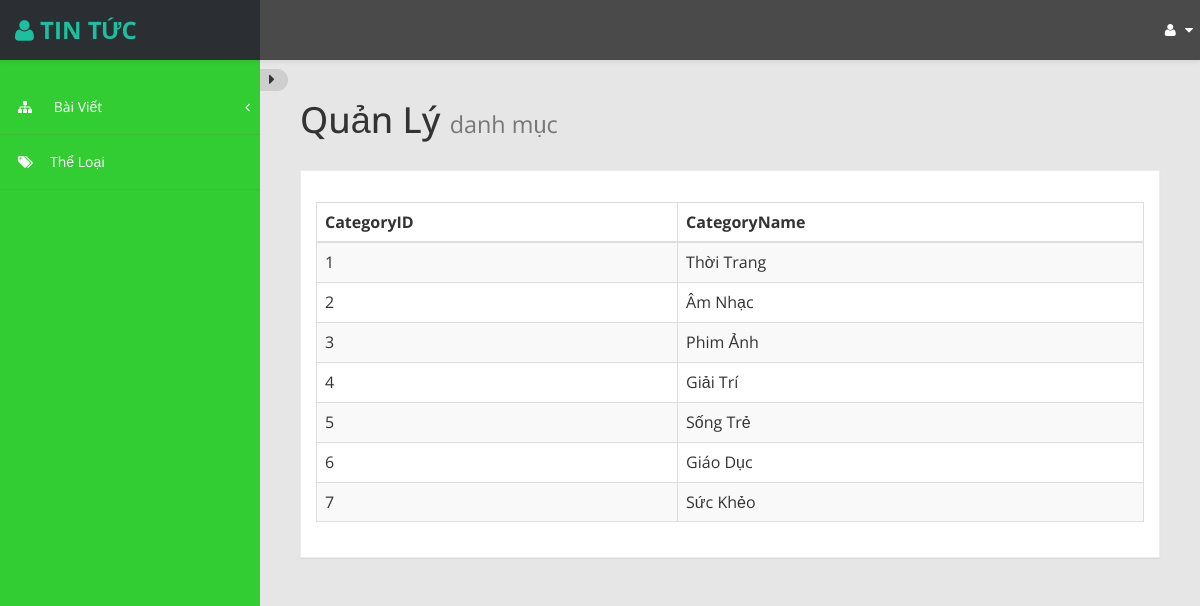
/admin/index.php?ADpage=QL-TL (signed in), run on the app's committed database.
### tables this page shows
CREATE TABLE `categories` (
  `CategoryID` int(255) NOT NULL,
  `CategoryName` varchar(100) NOT NULL
);

### admin/function.php (called while the page is built, shortened)
<?php
	function Them_bv_theloai()
	{
		global $db;
		$query='select * from categories order by CategoryID ASC';
		$statement=$db->prepare($query);
		$statement->execute();
		return $statement;
	}
?>

### admin/include/TheLoai/QL-TL.php (the view, shortened to what this page needs)
<div class="row">
                    <div class="col-md-12">
                        <h1 class="page-header">
                            Quản Lý <small>danh mục</small>
                        </h1>
                    </div>
</div>
<div class="row">
                <div class="col-md-12">
                    <div class="panel panel-default">
                        <div class="panel-heading">
                        </div>
                        <div class="panel-body">
                            <div class="table-responsive">
                                <table class="table table-striped table-bordered table-hover" >
                                    <thead>
                                        <tr>
                                            <th>CategoryID</th>
                                            <th>CategoryName</th>
                                        </tr>
                                    </thead>
                                    <tbody>
                                    	<?php
                                        	$them_bv_theloai=them_bv_theloai();
											foreach($them_bv_theloai as $row)
											{	if($_SESSION['quyenhan']=='1'){
													echo "
														<tr class='gradeU'>
															<td>".$row['CategoryID']."</td>
															<td>".$row['CategoryName']."</td>
															<td><a href='?ADpage=Sua-TL&&CategoryID=".$row['CategoryID']."'>edit</a></td>
															<td><a href='?ADpage=Xoa-TL&&CategoryID=".$row['CategoryID']."' onclick='return deleteAction();'>delete</a></td>
														</tr>
													";
												}
												else
													{
														echo "
														<tr class='gradeU'>
															<td>".$row['CategoryID']."</td>
															<td>".$row['CategoryName']."</td>
														</tr>
													";
													}
											}
										?>
                                    </tbody>
                                </table>
                            </div>
                        </div>
                    </div>
                </div>
            </div>
       <br>
       <br >
       <br>

### admin/assets/css/custom-styles.css (style rules this page uses)
body { font-family: 'Open Sans', sans-serif; background: #32CD32; }
h1, .h1, h2, .h2, h3, .h3 { margin-top: 7px; margin-bottom: -5px; }
.panel { border-radius:0px; }
.page-header { padding-bottom: 9px; margin: 10px 0 20px; border-bottom: 1px solid transparent; text-align: left; }
.panel-default { border-color: #ECECEC; }
.panel-default > .panel-heading { color: #000; border-color: #FFF; font-weight:bold; background: #FFFFFF; font-size: 16px; padding: 15px 15px 0; }
.panel-heading { border-bottom: 1px solid transparent; border-top-left-radius: 3px; border-top-right-radius: 3px; }

### data on the page
categories: CategoryID "1", CategoryName "Thời Trang"
categories: CategoryID "2", CategoryName "Âm Nhạc"
categories: CategoryID "3", CategoryName "Phim Ảnh"
categories: CategoryID "4", CategoryName "Giải Trí"
categories: CategoryID "5", CategoryName "Sống Trẻ"
categories: CategoryID "6", CategoryName "Giáo Dục"
categories: CategoryID "7", CategoryName "Sức Khẻo"
